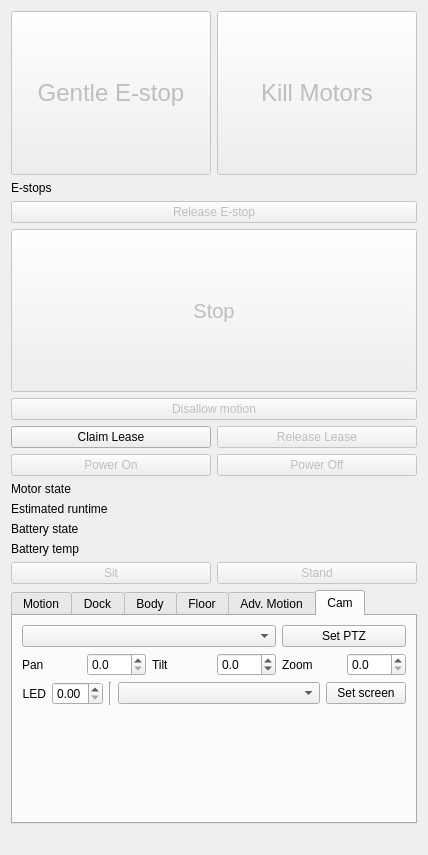
<?xml version="1.0" encoding="UTF-8"?>
<ui version="4.0">
 <class>Form</class>
 <widget class="QWidget" name="Form">
  <property name="geometry">
   <rect>
    <x>0</x>
    <y>0</y>
    <width>428</width>
    <height>855</height>
   </rect>
  </property>
  <property name="windowTitle">
   <string>Form</string>
  </property>
  <layout class="QVBoxLayout" name="verticalLayout_2">
   <item>
    <layout class="QVBoxLayout" name="estopLayout">
     <item>
      <layout class="QHBoxLayout" name="horizontalLayout">
       <item>
        <widget class="QPushButton" name="gentleStopButton">
         <property name="enabled">
          <bool>false</bool>
         </property>
         <property name="sizePolicy">
          <sizepolicy hsizetype="Minimum" vsizetype="Expanding">
           <horstretch>0</horstretch>
           <verstretch>0</verstretch>
          </sizepolicy>
         </property>
         <property name="baseSize">
          <size>
           <width>0</width>
           <height>0</height>
          </size>
         </property>
         <property name="font">
          <font>
           <pointsize>18</pointsize>
          </font>
         </property>
         <property name="toolTip">
          <string>Gentle e-stop, stops whatever the robot is doing and then sits down</string>
         </property>
         <property name="text">
          <string>Gentle E-stop</string>
         </property>
        </widget>
       </item>
       <item>
        <widget class="QPushButton" name="hardStopButton">
         <property name="enabled">
          <bool>false</bool>
         </property>
         <property name="sizePolicy">
          <sizepolicy hsizetype="Minimum" vsizetype="Expanding">
           <horstretch>0</horstretch>
           <verstretch>0</verstretch>
          </sizepolicy>
         </property>
         <property name="font">
          <font>
           <pointsize>18</pointsize>
          </font>
         </property>
         <property name="toolTip">
          <string>Hard emergency stop, kills power to motors</string>
         </property>
         <property name="text">
          <string>Kill Motors</string>
         </property>
        </widget>
       </item>
      </layout>
     </item>
     <item>
      <widget class="QLabel" name="estopLabel">
       <property name="text">
        <string>E-stops</string>
       </property>
      </widget>
     </item>
     <item>
      <widget class="QPushButton" name="releaseStopButton">
       <property name="enabled">
        <bool>false</bool>
       </property>
       <property name="toolTip">
        <string>Release the emergency stop</string>
       </property>
       <property name="text">
        <string>Release E-stop</string>
       </property>
      </widget>
     </item>
     <item>
      <widget class="QPushButton" name="stopButton">
       <property name="enabled">
        <bool>false</bool>
       </property>
       <property name="sizePolicy">
        <sizepolicy hsizetype="Minimum" vsizetype="Expanding">
         <horstretch>0</horstretch>
         <verstretch>0</verstretch>
        </sizepolicy>
       </property>
       <property name="baseSize">
        <size>
         <width>0</width>
         <height>0</height>
        </size>
       </property>
       <property name="font">
        <font>
         <pointsize>15</pointsize>
        </font>
       </property>
       <property name="toolTip">
        <string>Stop any action the robot is taking but do not sit down or kill motor power</string>
       </property>
       <property name="text">
        <string>Stop</string>
       </property>
      </widget>
     </item>
    </layout>
   </item>
   <item>
    <widget class="QPushButton" name="allowMotionButton">
     <property name="enabled">
      <bool>false</bool>
     </property>
     <property name="toolTip">
      <string>Allow or disallow motion of the robot</string>
     </property>
     <property name="text">
      <string>Disallow motion</string>
     </property>
    </widget>
   </item>
   <item>
    <layout class="QVBoxLayout" name="verticalLayout">
     <item>
      <layout class="QHBoxLayout" name="claimLayout">
       <item>
        <widget class="QPushButton" name="claimLeaseButton">
         <property name="text">
          <string>Claim Lease</string>
         </property>
        </widget>
       </item>
       <item>
        <widget class="QPushButton" name="releaseLeaseButton">
         <property name="enabled">
          <bool>false</bool>
         </property>
         <property name="text">
          <string>Release Lease</string>
         </property>
        </widget>
       </item>
      </layout>
     </item>
     <item>
      <layout class="QVBoxLayout" name="powerLayout">
       <item>
        <layout class="QHBoxLayout" name="powerButtonLayout">
         <item>
          <widget class="QPushButton" name="powerOnButton">
           <property name="enabled">
            <bool>false</bool>
           </property>
           <property name="text">
            <string>Power On</string>
           </property>
          </widget>
         </item>
         <item>
          <widget class="QPushButton" name="powerOffButton">
           <property name="enabled">
            <bool>false</bool>
           </property>
           <property name="text">
            <string>Power Off</string>
           </property>
          </widget>
         </item>
        </layout>
       </item>
       <item>
        <widget class="QLabel" name="motorStateLabel">
         <property name="text">
          <string>Motor state</string>
         </property>
        </widget>
       </item>
       <item>
        <widget class="QLabel" name="estimatedRuntimeLabel">
         <property name="text">
          <string>Estimated runtime</string>
         </property>
        </widget>
       </item>
       <item>
        <widget class="QLabel" name="batteryStateLabel">
         <property name="text">
          <string>Battery state</string>
         </property>
        </widget>
       </item>
       <item>
        <widget class="QLabel" name="batteryTempLabel">
         <property name="text">
          <string>Battery temp</string>
         </property>
        </widget>
       </item>
      </layout>
     </item>
     <item>
      <layout class="QHBoxLayout" name="sitStandLayout">
       <item>
        <widget class="QPushButton" name="sitButton">
         <property name="enabled">
          <bool>false</bool>
         </property>
         <property name="text">
          <string>Sit</string>
         </property>
        </widget>
       </item>
       <item>
        <widget class="QPushButton" name="standButton">
         <property name="enabled">
          <bool>false</bool>
         </property>
         <property name="text">
          <string>Stand</string>
         </property>
        </widget>
       </item>
      </layout>
     </item>
     <item>
      <widget class="QTabWidget" name="tabWidget">
       <property name="enabled">
        <bool>true</bool>
       </property>
       <property name="toolTip">
        <string/>
       </property>
       <property name="currentIndex">
        <number>5</number>
       </property>
       <widget class="QWidget" name="motionTab">
        <attribute name="title">
         <string>Motion</string>
        </attribute>
        <layout class="QVBoxLayout" name="verticalLayout_4">
         <item>
          <layout class="QVBoxLayout" name="motionTabLayout">
           <item>
            <layout class="QHBoxLayout" name="obstaclePaddingLayout">
             <item>
              <widget class="QLabel" name="obstaclePaddingLabel">
               <property name="text">
                <string>Obstacle padding</string>
               </property>
               <property name="buddy">
                <cstring>obstaclePaddingSpin</cstring>
               </property>
              </widget>
             </item>
             <item>
              <widget class="QDoubleSpinBox" name="obstaclePaddingSpin">
               <property name="decimals">
                <number>2</number>
               </property>
               <property name="maximum">
                <double>0.500000000000000</double>
               </property>
               <property name="singleStep">
                <double>0.100000000000000</double>
               </property>
              </widget>
             </item>
             <item>
              <widget class="QPushButton" name="setObstaclePaddingButton">
               <property name="enabled">
                <bool>false</bool>
               </property>
               <property name="text">
                <string>Set</string>
               </property>
              </widget>
             </item>
            </layout>
           </item>
           <item>
            <layout class="QVBoxLayout" name="motionVelocityLayout">
             <item>
              <widget class="QLabel" name="motionCommandLabel">
               <property name="text">
                <string>Motion Velocity Limits</string>
               </property>
              </widget>
             </item>
             <item>
              <layout class="QGridLayout" name="gridLayout">
               <item row="4" column="0">
                <widget class="QLabel" name="angularZLabel">
                 <property name="text">
                  <string>Angular z</string>
                 </property>
                 <property name="alignment">
                  <set>Qt::AlignRight|Qt::AlignTrailing|Qt::AlignVCenter</set>
                 </property>
                 <property name="buddy">
                  <cstring>angularZSpin</cstring>
                 </property>
                </widget>
               </item>
               <item row="3" column="0">
                <widget class="QLabel" name="linearYLabel">
                 <property name="text">
                  <string>Linear y</string>
                 </property>
                 <property name="alignment">
                  <set>Qt::AlignRight|Qt::AlignTrailing|Qt::AlignVCenter</set>
                 </property>
                 <property name="buddy">
                  <cstring>linearYSpin</cstring>
                 </property>
                </widget>
               </item>
               <item row="1" column="0">
                <widget class="QLabel" name="linearXLabel">
                 <property name="text">
                  <string>Linear x</string>
                 </property>
                 <property name="alignment">
                  <set>Qt::AlignRight|Qt::AlignTrailing|Qt::AlignVCenter</set>
                 </property>
                 <property name="buddy">
                  <cstring>linearXSpin</cstring>
                 </property>
                </widget>
               </item>
               <item row="1" column="1">
                <widget class="QDoubleSpinBox" name="linearXSpin">
                 <property name="buttonSymbols">
                  <enum>QAbstractSpinBox::NoButtons</enum>
                 </property>
                 <property name="decimals">
                  <number>2</number>
                 </property>
                </widget>
               </item>
               <item row="3" column="1">
                <widget class="QDoubleSpinBox" name="linearYSpin">
                 <property name="buttonSymbols">
                  <enum>QAbstractSpinBox::NoButtons</enum>
                 </property>
                 <property name="decimals">
                  <number>2</number>
                 </property>
                </widget>
               </item>
               <item row="4" column="1">
                <widget class="QDoubleSpinBox" name="angularZSpin">
                 <property name="buttonSymbols">
                  <enum>QAbstractSpinBox::NoButtons</enum>
                 </property>
                 <property name="decimals">
                  <number>2</number>
                 </property>
                </widget>
               </item>
              </layout>
             </item>
             <item>
              <widget class="QPushButton" name="setMaxVelButton">
               <property name="enabled">
                <bool>false</bool>
               </property>
               <property name="text">
                <string>Set Velocity Limit</string>
               </property>
              </widget>
             </item>
            </layout>
           </item>
          </layout>
         </item>
        </layout>
       </widget>
       <widget class="QWidget" name="dockingTab">
        <attribute name="title">
         <string>Dock</string>
        </attribute>
        <layout class="QVBoxLayout" name="verticalLayout_7">
         <item>
          <layout class="QVBoxLayout" name="dockingLayout">
           <item>
            <widget class="QPushButton" name="undockButton">
             <property name="enabled">
              <bool>false</bool>
             </property>
             <property name="text">
              <string>Undock</string>
             </property>
            </widget>
           </item>
           <item>
            <layout class="QHBoxLayout" name="dockSelectLayout">
             <item>
              <widget class="QLabel" name="dockLabel">
               <property name="sizePolicy">
                <sizepolicy hsizetype="Preferred" vsizetype="Preferred">
                 <horstretch>0</horstretch>
                 <verstretch>0</verstretch>
                </sizepolicy>
               </property>
               <property name="layoutDirection">
                <enum>Qt::LeftToRight</enum>
               </property>
               <property name="text">
                <string>Dock fiducial ID</string>
               </property>
               <property name="alignment">
                <set>Qt::AlignRight|Qt::AlignTrailing|Qt::AlignVCenter</set>
               </property>
              </widget>
             </item>
             <item>
              <widget class="QSpinBox" name="dockFiducialSpin">
               <property name="minimum">
                <number>520</number>
               </property>
               <property name="maximum">
                <number>549</number>
               </property>
              </widget>
             </item>
             <item>
              <widget class="QPushButton" name="dockButton">
               <property name="enabled">
                <bool>false</bool>
               </property>
               <property name="sizePolicy">
                <sizepolicy hsizetype="MinimumExpanding" vsizetype="Fixed">
                 <horstretch>0</horstretch>
                 <verstretch>0</verstretch>
                </sizepolicy>
               </property>
               <property name="text">
                <string>Dock</string>
               </property>
              </widget>
             </item>
            </layout>
           </item>
          </layout>
         </item>
        </layout>
       </widget>
       <widget class="QWidget" name="bodyTab">
        <attribute name="title">
         <string>Body</string>
        </attribute>
        <layout class="QVBoxLayout" name="verticalLayout_3">
         <item>
          <layout class="QGridLayout" name="bodyPoseGridLayout">
           <item row="5" column="1">
            <widget class="QDoubleSpinBox" name="yawSpin">
             <property name="buttonSymbols">
              <enum>QAbstractSpinBox::NoButtons</enum>
             </property>
             <property name="decimals">
              <number>1</number>
             </property>
            </widget>
           </item>
           <item row="4" column="0">
            <widget class="QLabel" name="pitchLabel">
             <property name="text">
              <string>Pitch</string>
             </property>
             <property name="alignment">
              <set>Qt::AlignRight|Qt::AlignTrailing|Qt::AlignVCenter</set>
             </property>
            </widget>
           </item>
           <item row="4" column="1">
            <widget class="QDoubleSpinBox" name="pitchSpin">
             <property name="buttonSymbols">
              <enum>QAbstractSpinBox::NoButtons</enum>
             </property>
             <property name="decimals">
              <number>1</number>
             </property>
            </widget>
           </item>
           <item row="2" column="1">
            <widget class="QDoubleSpinBox" name="bodyHeightSpin">
             <property name="buttonSymbols">
              <enum>QAbstractSpinBox::NoButtons</enum>
             </property>
             <property name="decimals">
              <number>2</number>
             </property>
            </widget>
           </item>
           <item row="3" column="0">
            <widget class="QLabel" name="rollLabel">
             <property name="text">
              <string>Roll</string>
             </property>
             <property name="alignment">
              <set>Qt::AlignRight|Qt::AlignTrailing|Qt::AlignVCenter</set>
             </property>
            </widget>
           </item>
           <item row="5" column="0">
            <widget class="QLabel" name="yawLabel">
             <property name="text">
              <string>Yaw</string>
             </property>
             <property name="alignment">
              <set>Qt::AlignRight|Qt::AlignTrailing|Qt::AlignVCenter</set>
             </property>
            </widget>
           </item>
           <item row="6" column="0" colspan="2">
            <widget class="QPushButton" name="setBodyPoseButton">
             <property name="enabled">
              <bool>false</bool>
             </property>
             <property name="text">
              <string>Set Body Pose</string>
             </property>
            </widget>
           </item>
           <item row="3" column="1">
            <widget class="QDoubleSpinBox" name="rollSpin">
             <property name="buttonSymbols">
              <enum>QAbstractSpinBox::NoButtons</enum>
             </property>
             <property name="decimals">
              <number>1</number>
             </property>
            </widget>
           </item>
           <item row="1" column="0" colspan="2">
            <widget class="QLabel" name="bodyPoseLabel">
             <property name="text">
              <string>Body Pose Control</string>
             </property>
            </widget>
           </item>
           <item row="2" column="0">
            <widget class="QLabel" name="bodyHeightLabel">
             <property name="text">
              <string>Body height</string>
             </property>
             <property name="alignment">
              <set>Qt::AlignRight|Qt::AlignTrailing|Qt::AlignVCenter</set>
             </property>
            </widget>
           </item>
           <item row="7" column="0" colspan="2">
            <widget class="QPushButton" name="setBodyNeutralButton">
             <property name="enabled">
              <bool>false</bool>
             </property>
             <property name="text">
              <string>Return to Neutral Pose</string>
             </property>
            </widget>
           </item>
          </layout>
         </item>
        </layout>
       </widget>
       <widget class="QWidget" name="floorTab">
        <attribute name="title">
         <string>Floor</string>
        </attribute>
        <layout class="QVBoxLayout" name="verticalLayout_5">
         <item>
          <layout class="QVBoxLayout" name="floorLayout">
           <item>
            <widget class="QPushButton" name="selfRightButton">
             <property name="enabled">
              <bool>false</bool>
             </property>
             <property name="text">
              <string>Self-right</string>
             </property>
            </widget>
           </item>
           <item>
            <layout class="QGridLayout" name="gridLayout_3">
             <item row="0" column="0">
              <widget class="QLabel" name="rollOverLabel">
               <property name="text">
                <string>Roll over</string>
               </property>
              </widget>
             </item>
             <item row="1" column="1">
              <widget class="QPushButton" name="rollOverRightButton">
               <property name="enabled">
                <bool>false</bool>
               </property>
               <property name="text">
                <string>Right</string>
               </property>
              </widget>
             </item>
             <item row="1" column="0">
              <widget class="QPushButton" name="rollOverLeftButton">
               <property name="enabled">
                <bool>false</bool>
               </property>
               <property name="text">
                <string>Left</string>
               </property>
              </widget>
             </item>
            </layout>
           </item>
          </layout>
         </item>
         <item>
          <spacer name="verticalSpacer">
           <property name="orientation">
            <enum>Qt::Vertical</enum>
           </property>
           <property name="sizeHint" stdset="0">
            <size>
             <width>20</width>
             <height>40</height>
            </size>
           </property>
          </spacer>
         </item>
        </layout>
       </widget>
       <widget class="QWidget" name="advancedMotionTab">
        <property name="layoutDirection">
         <enum>Qt::LeftToRight</enum>
        </property>
        <attribute name="title">
         <string>Adv. Motion</string>
        </attribute>
        <layout class="QVBoxLayout" name="verticalLayout_6">
         <item>
          <layout class="QVBoxLayout" name="advancedMotionLayout">
           <item>
            <layout class="QGridLayout" name="gridLayout_2">
             <item row="2" column="1">
              <widget class="QComboBox" name="gratedSurfacesComboBox">
               <property name="sizePolicy">
                <sizepolicy hsizetype="MinimumExpanding" vsizetype="Fixed">
                 <horstretch>0</horstretch>
                 <verstretch>0</verstretch>
                </sizepolicy>
               </property>
              </widget>
             </item>
             <item row="2" column="2">
              <widget class="QPushButton" name="setGratedSurfacesButton">
               <property name="enabled">
                <bool>false</bool>
               </property>
               <property name="text">
                <string>Set</string>
               </property>
              </widget>
             </item>
             <item row="1" column="0">
              <widget class="QLabel" name="swingHeightLabel">
               <property name="text">
                <string>Swing height</string>
               </property>
               <property name="buddy">
                <cstring>swingHeightComboBox</cstring>
               </property>
              </widget>
             </item>
             <item row="1" column="2">
              <widget class="QPushButton" name="setSwingHeightButton">
               <property name="enabled">
                <bool>false</bool>
               </property>
               <property name="sizePolicy">
                <sizepolicy hsizetype="Minimum" vsizetype="Fixed">
                 <horstretch>0</horstretch>
                 <verstretch>0</verstretch>
                </sizepolicy>
               </property>
               <property name="text">
                <string>Set</string>
               </property>
              </widget>
             </item>
             <item row="0" column="1">
              <widget class="QComboBox" name="gaitComboBox">
               <property name="sizePolicy">
                <sizepolicy hsizetype="MinimumExpanding" vsizetype="Fixed">
                 <horstretch>0</horstretch>
                 <verstretch>0</verstretch>
                </sizepolicy>
               </property>
              </widget>
             </item>
             <item row="0" column="2">
              <widget class="QPushButton" name="setGaitButton">
               <property name="enabled">
                <bool>false</bool>
               </property>
               <property name="text">
                <string>Set</string>
               </property>
              </widget>
             </item>
             <item row="0" column="0">
              <widget class="QLabel" name="gaitLabel">
               <property name="text">
                <string>Gait</string>
               </property>
               <property name="buddy">
                <cstring>gaitComboBox</cstring>
               </property>
              </widget>
             </item>
             <item row="1" column="1">
              <widget class="QComboBox" name="swingHeightComboBox">
               <property name="sizePolicy">
                <sizepolicy hsizetype="Expanding" vsizetype="Fixed">
                 <horstretch>0</horstretch>
                 <verstretch>0</verstretch>
                </sizepolicy>
               </property>
              </widget>
             </item>
             <item row="2" column="0">
              <widget class="QLabel" name="gratedSurfacesLabel">
               <property name="text">
                <string>Grated surface mode</string>
               </property>
               <property name="buddy">
                <cstring>gratedSurfacesComboBox</cstring>
               </property>
              </widget>
             </item>
             <item row="3" column="0">
              <widget class="QLabel" name="frictionLabel">
               <property name="text">
                <string>Ground mu</string>
               </property>
               <property name="buddy">
                <cstring>frictionSpin</cstring>
               </property>
              </widget>
             </item>
             <item row="3" column="1">
              <widget class="QDoubleSpinBox" name="frictionSpin">
               <property name="sizePolicy">
                <sizepolicy hsizetype="MinimumExpanding" vsizetype="Fixed">
                 <horstretch>0</horstretch>
                 <verstretch>0</verstretch>
                </sizepolicy>
               </property>
               <property name="minimum">
                <double>0.200000000000000</double>
               </property>
               <property name="maximum">
                <double>0.800000000000000</double>
               </property>
               <property name="singleStep">
                <double>0.100000000000000</double>
               </property>
               <property name="value">
                <double>0.600000000000000</double>
               </property>
              </widget>
             </item>
             <item row="3" column="2">
              <widget class="QPushButton" name="setFrictionButton">
               <property name="enabled">
                <bool>false</bool>
               </property>
               <property name="text">
                <string>Set</string>
               </property>
              </widget>
             </item>
            </layout>
           </item>
          </layout>
         </item>
        </layout>
       </widget>
       <widget class="QWidget" name="camTab">
        <attribute name="title">
         <string>Cam</string>
        </attribute>
        <layout class="QVBoxLayout" name="verticalLayout_9">
         <item>
          <layout class="QVBoxLayout" name="camLayout">
           <item>
            <layout class="QGridLayout" name="setPTZLayout">
             <item row="1" column="2">
              <widget class="QDoubleSpinBox" name="panSpinBox">
               <property name="decimals">
                <number>1</number>
               </property>
               <property name="maximum">
                <double>360.000000000000000</double>
               </property>
               <property name="singleStep">
                <double>0.100000000000000</double>
               </property>
              </widget>
             </item>
             <item row="1" column="4">
              <widget class="QDoubleSpinBox" name="tiltSpinBox">
               <property name="decimals">
                <number>1</number>
               </property>
               <property name="minimum">
                <double>-30.000000000000000</double>
               </property>
               <property name="maximum">
                <double>90.000000000000000</double>
               </property>
               <property name="singleStep">
                <double>0.100000000000000</double>
               </property>
              </widget>
             </item>
             <item row="1" column="6">
              <widget class="QDoubleSpinBox" name="zoomSpinBox">
               <property name="buttonSymbols">
                <enum>QAbstractSpinBox::UpDownArrows</enum>
               </property>
               <property name="decimals">
                <number>1</number>
               </property>
               <property name="maximum">
                <double>30.000000000000000</double>
               </property>
               <property name="singleStep">
                <double>0.100000000000000</double>
               </property>
               <property name="stepType">
                <enum>QAbstractSpinBox::DefaultStepType</enum>
               </property>
              </widget>
             </item>
             <item row="1" column="3">
              <widget class="QLabel" name="setTiltLabel">
               <property name="text">
                <string>Tilt</string>
               </property>
              </widget>
             </item>
             <item row="1" column="5">
              <widget class="QLabel" name="setZoomLabel">
               <property name="text">
                <string>Zoom</string>
               </property>
              </widget>
             </item>
             <item row="1" column="1">
              <widget class="QLabel" name="setPanLabel">
               <property name="text">
                <string>Pan</string>
               </property>
              </widget>
             </item>
             <item row="0" column="5" colspan="2">
              <widget class="QPushButton" name="setPTZButton">
               <property name="text">
                <string>Set PTZ</string>
               </property>
              </widget>
             </item>
             <item row="0" column="1" colspan="4">
              <widget class="QComboBox" name="choosePTZComboBox"/>
             </item>
            </layout>
           </item>
           <item>
            <layout class="QHBoxLayout" name="horizontalLayout_2">
             <item>
              <widget class="QLabel" name="LEDLabel">
               <property name="enabled">
                <bool>true</bool>
               </property>
               <property name="sizePolicy">
                <sizepolicy hsizetype="Preferred" vsizetype="Preferred">
                 <horstretch>0</horstretch>
                 <verstretch>0</verstretch>
                </sizepolicy>
               </property>
               <property name="text">
                <string>LED</string>
               </property>
               <property name="textFormat">
                <enum>Qt::AutoText</enum>
               </property>
               <property name="alignment">
                <set>Qt::AlignRight|Qt::AlignTrailing|Qt::AlignVCenter</set>
               </property>
              </widget>
             </item>
             <item>
              <widget class="QDoubleSpinBox" name="LEDSpinBox">
               <property name="maximum">
                <double>1.000000000000000</double>
               </property>
               <property name="singleStep">
                <double>0.010000000000000</double>
               </property>
              </widget>
             </item>
             <item>
              <widget class="Line" name="line">
               <property name="orientation">
                <enum>Qt::Vertical</enum>
               </property>
              </widget>
             </item>
             <item>
              <widget class="QComboBox" name="chooseScreenComboBox">
               <property name="sizePolicy">
                <sizepolicy hsizetype="Expanding" vsizetype="Fixed">
                 <horstretch>0</horstretch>
                 <verstretch>0</verstretch>
                </sizepolicy>
               </property>
              </widget>
             </item>
             <item>
              <widget class="QPushButton" name="setScreenButton">
               <property name="text">
                <string>Set screen</string>
               </property>
              </widget>
             </item>
            </layout>
           </item>
           <item>
            <spacer name="verticalSpacer_2">
             <property name="orientation">
              <enum>Qt::Vertical</enum>
             </property>
             <property name="sizeHint" stdset="0">
              <size>
               <width>20</width>
               <height>40</height>
              </size>
             </property>
            </spacer>
           </item>
          </layout>
         </item>
        </layout>
       </widget>
      </widget>
     </item>
     <item>
      <widget class="QLabel" name="statusLabel">
       <property name="text">
        <string/>
       </property>
       <property name="wordWrap">
        <bool>true</bool>
       </property>
      </widget>
     </item>
    </layout>
   </item>
  </layout>
 </widget>
 <tabstops>
  <tabstop>releaseStopButton</tabstop>
  <tabstop>stopButton</tabstop>
  <tabstop>allowMotionButton</tabstop>
  <tabstop>claimLeaseButton</tabstop>
  <tabstop>releaseLeaseButton</tabstop>
  <tabstop>powerOnButton</tabstop>
  <tabstop>powerOffButton</tabstop>
  <tabstop>sitButton</tabstop>
  <tabstop>standButton</tabstop>
  <tabstop>tabWidget</tabstop>
  <tabstop>obstaclePaddingSpin</tabstop>
  <tabstop>setObstaclePaddingButton</tabstop>
  <tabstop>linearXSpin</tabstop>
  <tabstop>linearYSpin</tabstop>
  <tabstop>angularZSpin</tabstop>
  <tabstop>setMaxVelButton</tabstop>
  <tabstop>gaitComboBox</tabstop>
  <tabstop>setGaitButton</tabstop>
  <tabstop>swingHeightComboBox</tabstop>
  <tabstop>setSwingHeightButton</tabstop>
  <tabstop>gratedSurfacesComboBox</tabstop>
  <tabstop>setGratedSurfacesButton</tabstop>
  <tabstop>frictionSpin</tabstop>
  <tabstop>setFrictionButton</tabstop>
  <tabstop>bodyHeightSpin</tabstop>
  <tabstop>rollSpin</tabstop>
  <tabstop>pitchSpin</tabstop>
  <tabstop>yawSpin</tabstop>
  <tabstop>setBodyPoseButton</tabstop>
  <tabstop>gentleStopButton</tabstop>
  <tabstop>hardStopButton</tabstop>
 </tabstops>
 <resources/>
 <connections/>
</ui>
